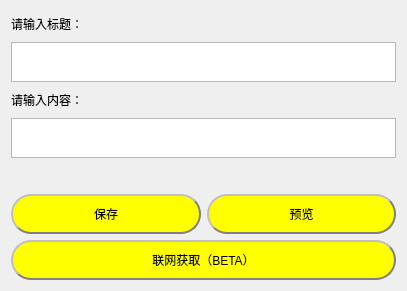
<?xml version="1.0" encoding="UTF-8"?>
<ui version="4.0">
 <class>Dialog1</class>
 <widget class="QDialog" name="Dialog1">
  <property name="geometry">
   <rect>
    <x>0</x>
    <y>0</y>
    <width>407</width>
    <height>291</height>
   </rect>
  </property>
  <property name="windowTitle">
   <string>Dialog</string>
  </property>
  <layout class="QVBoxLayout" name="verticalLayout">
   <item>
    <widget class="QLabel" name="label">
     <property name="styleSheet">
      <string notr="true">font: 15pt &quot;华文琥珀&quot;;</string>
     </property>
     <property name="text">
      <string>请输入标题：</string>
     </property>
    </widget>
   </item>
   <item>
    <widget class="QTextEdit" name="textEdit">
     <property name="minimumSize">
      <size>
       <width>0</width>
       <height>40</height>
      </size>
     </property>
     <property name="maximumSize">
      <size>
       <width>16777215</width>
       <height>40</height>
      </size>
     </property>
    </widget>
   </item>
   <item>
    <widget class="QLabel" name="label_2">
     <property name="styleSheet">
      <string notr="true">font: 15pt &quot;华文琥珀&quot;;</string>
     </property>
     <property name="text">
      <string>请输入内容：</string>
     </property>
    </widget>
   </item>
   <item>
    <widget class="QTextEdit" name="textEdit_2">
     <property name="maximumSize">
      <size>
       <width>16777215</width>
       <height>40</height>
      </size>
     </property>
    </widget>
   </item>
   <item>
    <spacer name="verticalSpacer">
     <property name="orientation">
      <enum>Qt::Vertical</enum>
     </property>
     <property name="sizeType">
      <enum>QSizePolicy::Maximum</enum>
     </property>
     <property name="sizeHint" stdset="0">
      <size>
       <width>0</width>
       <height>30</height>
      </size>
     </property>
    </spacer>
   </item>
   <item>
    <layout class="QHBoxLayout" name="horizontalLayout">
     <item>
      <widget class="QPushButton" name="pushButton_2">
       <property name="minimumSize">
        <size>
         <width>0</width>
         <height>40</height>
        </size>
       </property>
       <property name="styleSheet">
        <string notr="true">QPushButton{background-color: rgb(255, 255, 0);border:2px groove gray;border-radius:20px;padding:2px 4px;border-style: outset;font: 16pt &quot;华文琥珀&quot;;}
QPushButton:hover{background-color:rgb(229, 241, 251); color: black;}
QPushButton:pressed{background-color:rgb(204, 228, 247);border-style: inset;}
</string>
       </property>
       <property name="text">
        <string>保存</string>
       </property>
      </widget>
     </item>
     <item>
      <widget class="QPushButton" name="pushButton">
       <property name="minimumSize">
        <size>
         <width>0</width>
         <height>40</height>
        </size>
       </property>
       <property name="styleSheet">
        <string notr="true">QPushButton{background-color: rgb(255, 255, 0);border:2px groove gray;border-radius:20px;padding:2px 4px;border-style: outset;font: 16pt &quot;华文琥珀&quot;;}
QPushButton:hover{background-color:rgb(229, 241, 251); color: black;}
QPushButton:pressed{background-color:rgb(204, 228, 247);border-style: inset;}
</string>
       </property>
       <property name="text">
        <string>预览</string>
       </property>
      </widget>
     </item>
    </layout>
   </item>
   <item>
    <widget class="QPushButton" name="pushButton_3">
     <property name="minimumSize">
      <size>
       <width>0</width>
       <height>40</height>
      </size>
     </property>
     <property name="styleSheet">
      <string notr="true">QPushButton{background-color: rgb(255, 255, 0);border:2px groove gray;border-radius:20px;padding:2px 4px;border-style: outset;font: 10pt &quot;华文琥珀&quot;;}
QPushButton:hover{background-color:rgb(229, 241, 251); color: black;}
QPushButton:pressed{background-color:rgb(204, 228, 247);border-style: inset;}
</string>
     </property>
     <property name="text">
      <string>联网获取（BETA）</string>
     </property>
    </widget>
   </item>
  </layout>
 </widget>
 <resources/>
 <connections/>
</ui>
